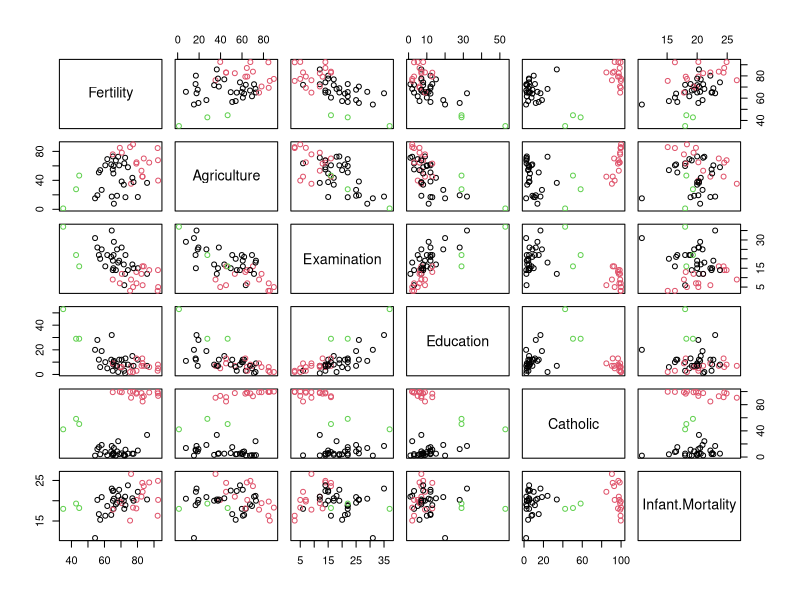
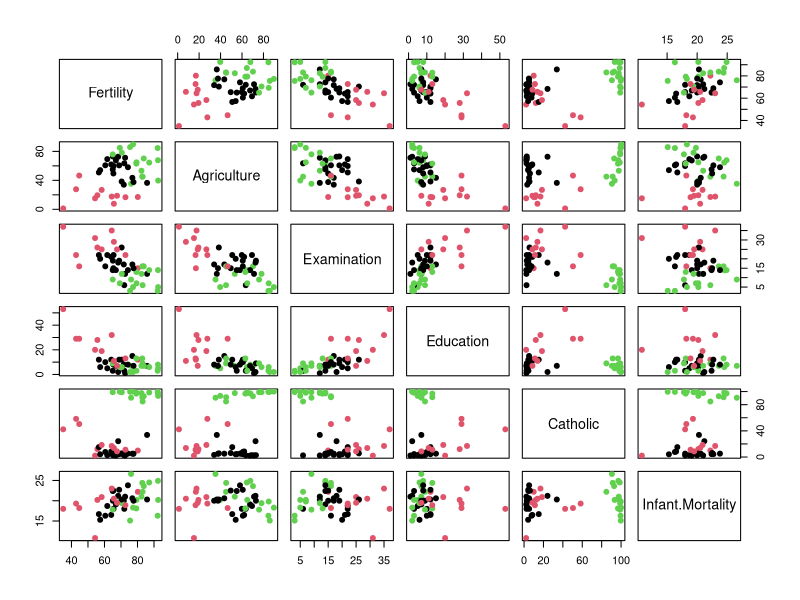
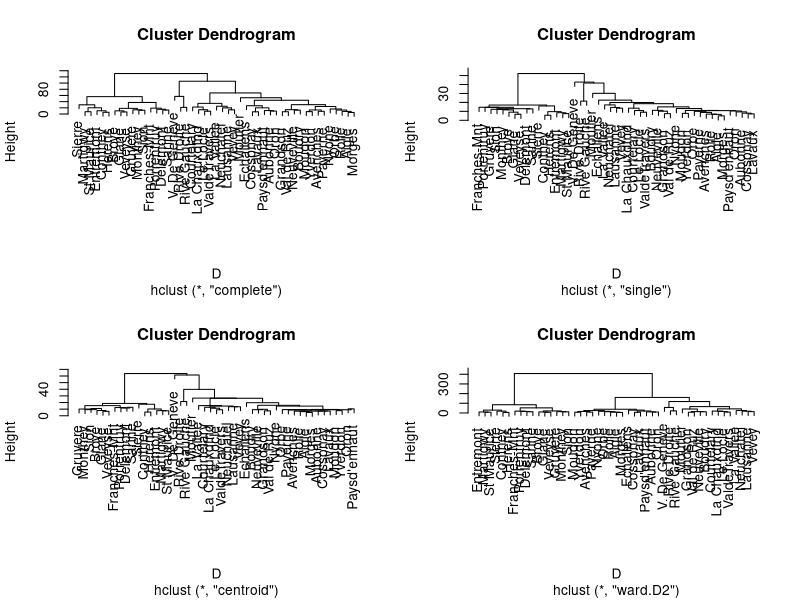

These figures' R source, in order:
## ---- chunk 1
#install.packages("mclust")
library(mclust)
## ---- chunk 2
?Mclust
## ---- chunk 3
data(swiss)
out=Mclust(swiss, G= 3)
plot(swiss, col=out$classification)
## ---- chunk 4
out$parameters
## ---- chunk 5
out5 = kmeans(swiss, centers=3, nstart=10)
plot(swiss, col=out5$cluster, pch=19)
## ---- chunk 6

library(class)
?hclust
D = dist(swiss)

par(mfrow=c(2,2))
hc1 = hclust(D, method="complete"); plot(hc1)
hc2 = hclust(D, method="single"); plot(hc2)
hc3 = hclust(D, method="centroid"); plot(hc3)
hc4 = hclust(D, method="ward.D2");plot(hc4)
